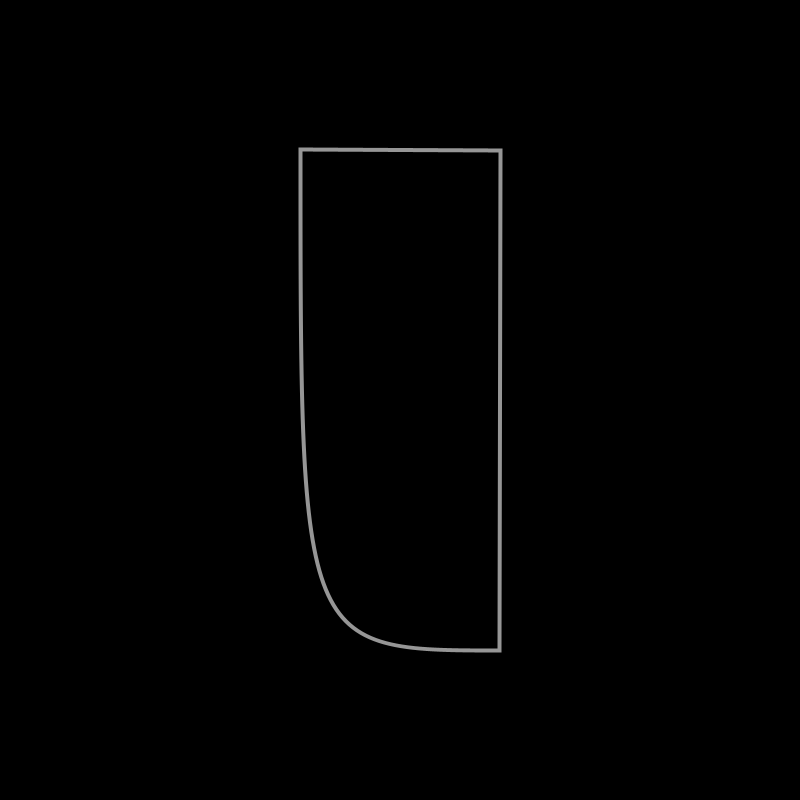
Frame 1 (no input)
Frame 2 (the mouse pressed at the canvas centre, redrawn once): identical to frame 1, image omitted

The Processing sketch that drew this single still picture (run headless with seeded random() and noise(); the mouse was pressed at the canvas centre and the sketch redrawn once):

// Processing sketch: primitive_reyniers
// ── primitive_reyniers.pde
// renaud.jean-francois(arobas)uqam(point)ca
// Syntaxe Processing version 3.5.4
// samedi, 24 septembre 2022

int nbPoints = 4;
float [] posX = new float[nbPoints];
float [] posY = new float[nbPoints];
//int [] seqIndex = {0, 1, 2, 3};

void setup() {
  size(800, 800);
  
  background(0);
  fill(255);
  //noStroke();
  stroke(150);
  
  noLoop();

  // positions
  posX[0] = -0.5;
  posY[0] = 0.5;
  posX[1] = 0.5;
  posY[1] = 0.5;
  posX[2] = 0.5;
  posY[2] = -0.5;
  posX[3] = -0.5;
  posY[3] = -0.5;

  //for (int i = 0; i < nbPoints; i++) {
  //  posX[i] = posX[seqIndex[i]];
  //  posY[i] = posY[seqIndex[i]];
  //}
}

void draw() {
  background(0);

  //translate(width/2, height/2);
  //rotate(HALF_PI);
  //scale(400, 200); // attention, cela modifie également l’épaisseur de Stroke
  pushStyle();
  strokeWeight(4);
  noFill();
  //figure();
  // appel de la fonction à 5 arguments : angle de rotation en radians, taille largeur, taille hauteur, position en x, position en y
  figure(HALF_PI, 500, 200, width/2, height/2);
  popStyle();
}


// fonctions de constitution de la figure
// version initiale, avec les trois transformateurs géométriques (tranlate, rotate, scale)
void figure() {
  pushMatrix();
  translate(width/2, height/2);
  rotate(HALF_PI);
  scale(400, 200); // attention, cela modifie également l’épaisseur de Stroke
  beginShape();
  vertex(posX[0], posY[0]);
  bezierVertex(posX[1], posY[1], posX[1], posY[1], posX[2], posY[2]);
  vertex(posX[3], posY[3]);
  endShape(CLOSE);
  popMatrix();
}

// version remaniée, avec une autre manière modifier la taille des figures
void figure(float _r, float _sx, float _sy, float _tx, float _ty) {
  // en remplacement de la commande scale(), qui affecte la valeur de Stroke
  float [] _posX = new float[nbPoints];
  float [] _posY = new float[nbPoints];
  for (int i = 0; i < nbPoints; i++) {
    _posX[i] = posX[i] * _sx;
    _posY[i] = posY[i] * _sy;
  }
  pushMatrix();
  translate(_tx, _ty); // on règle positionnement en premier. La translation précède la rotation.
  rotate(_r); // on fait pivoter la figure, depuis son centre, et depuis sa nouvelle position
  beginShape();
  vertex(_posX[0], _posY[0]);
  bezierVertex(_posX[1], _posY[1], _posX[1], _posY[1], _posX[2], _posY[2]);
  vertex(_posX[3], _posY[3]);
  endShape(CLOSE);
  popMatrix();
}
